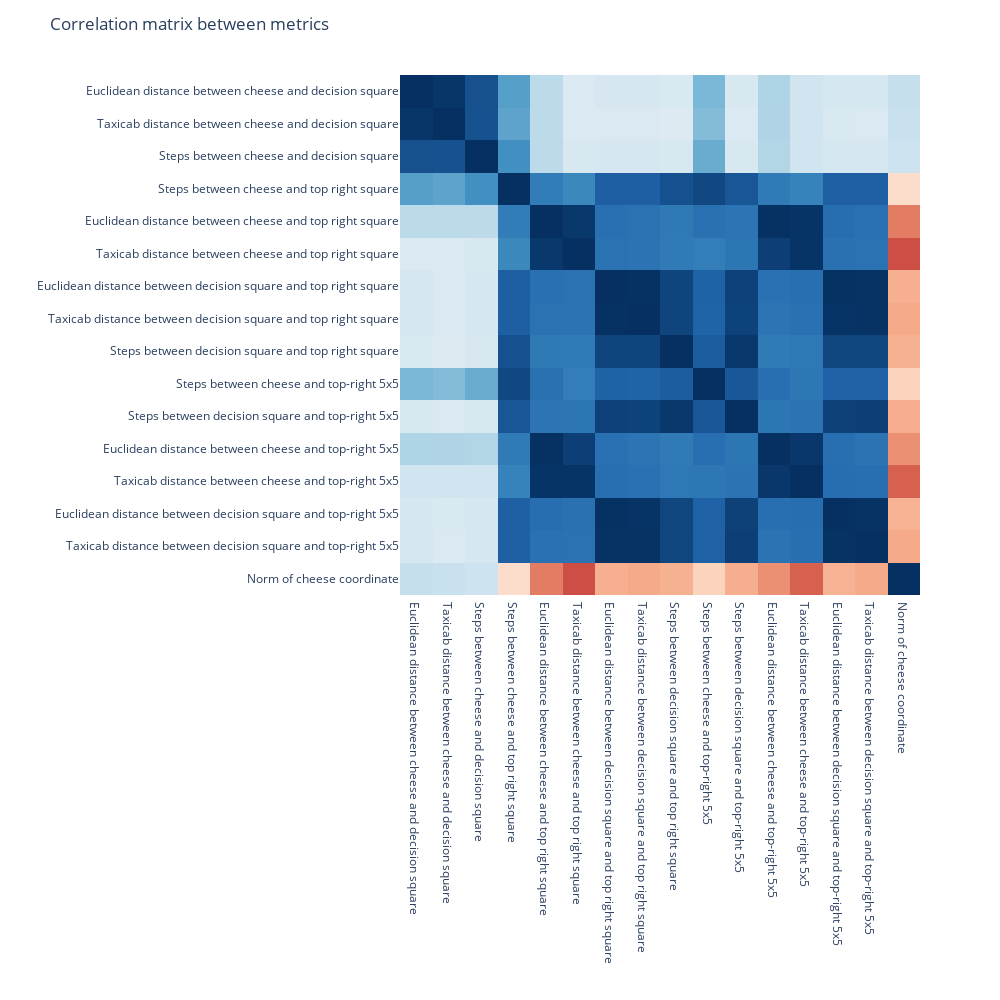

Source (notebook cell):
### Code cell
# Show the correlation matrix in plotly
final_metrics = ["euc_dist_cheese_decision_square"]

correlations = np.zeros((len(recorded_metrics), len(recorded_metrics)))
for i, metric1 in enumerate(recorded_metrics.keys()):
    for j, metric2 in enumerate(recorded_metrics.keys()):
        correlations[i, j] = np.corrcoef(
            recorded_metrics[metric1], recorded_metrics[metric2]
        )[0, 1]

# Show the correlation matrix in plotly, with a colorbar
# On mouse over, show the name of each metric
corrmap = px.imshow(
    correlations,
    labels=dict(x="Metric 1", y="Metric 2", color="Correlation"),
    color_continuous_scale="RdBu",
    zmin=-1,
    zmax=1,
)
# Hover template: show the name of each metric, by looking up its value in the x and y lists
corrmap.update_traces(hovertemplate="(%{x}, %{y}) = %{z:.3f} <extra></extra>")

corrmap.update_layout(title_text="Correlation matrix between metrics")
# Don't show numbers over each cell
corrmap.update_traces(text=None)
# Show x and y axis labels
corrmap.update_xaxes(
    ticktext=list(map(english_attr, recorded_metrics.keys())),
    tickvals=list(range(len(recorded_metrics.keys()))),
)

corrmap.update_yaxes(
    ticktext=list(map(english_attr, recorded_metrics.keys())),
    tickvals=list(range(len(recorded_metrics.keys()))),
)

# Hide x and y axis titles
corrmap.update_xaxes(title_text="")
corrmap.update_yaxes(title_text="")

# Hide the color bar
corrmap.update_layout(coloraxis_showscale=False)

# Make size of plot a bit bigger
corrmap.update_layout(width=1000, height=1000)
corrmap.show()

### Figure 1 — Plotly figure (JSON) as saved in the notebook; plotly's stock layout.template omitted (floating-point values rounded to 4 significant figures; data arrays with more than 128 entries replaced by an {"elided": "..."} marker saying what was removed)
{"data": [{"coloraxis": "coloraxis", "name": "0", "z": {"elided": "16x16 float values"}, "type": "heatmap", "xaxis": "x", "yaxis": "y", "hovertemplate": "(%{x}, %{y}) = %{z:.3f} <extra></extra>"}], "layout": {"xaxis": {"anchor": "y", "domain": [0.0, 1.0], "scaleanchor": "y", "constrain": "domain", "title": {"text": ""}, "ticktext": ["Euclidean distance between cheese and decision square", "Taxicab distance between cheese and decision square", "Steps between cheese and decision square", "Steps between cheese and top right square", "Euclidean distance between cheese and top right square", "Taxicab distance between cheese and top right square", "Euclidean distance between decision square and top right square", "Taxicab distance between decision square and top right square", "Steps between decision square and top right square", "Steps between cheese and top-right 5x5", "Steps between decision square and top-right 5x5", "Euclidean distance between cheese and top-right 5x5", "Taxicab distance between cheese and top-right 5x5", "Euclidean distance between decision square and top-right 5x5", "Taxicab distance between decision square and top-right 5x5", "Norm of cheese coordinate"], "tickvals": [0, 1, 2, 3, 4, 5, 6, 7, 8, 9, 10, 11, 12, 13, 14, 15]}, "yaxis": {"anchor": "x", "domain": [0.0, 1.0], "autorange": "reversed", "constrain": "domain", "title": {"text": ""}, "ticktext": ["Euclidean distance between cheese and decision square", "Taxicab distance between cheese and decision square", "Steps between cheese and decision square", "Steps between cheese and top right square", "Euclidean distance between cheese and top right square", "Taxicab distance between cheese and top right square", "Euclidean distance between decision square and top right square", "Taxicab distance between decision square and top right square", "Steps between decision square and top right square", "Steps between cheese and top-right 5x5", "Steps between decision square and top-right 5x5", "Euclidean distance between cheese and top-right 5x5", "Taxicab distance between cheese and top-right 5x5", "Euclidean distance between decision square and top-right 5x5", "Taxicab distance between decision square and top-right 5x5", "Norm of cheese coordinate"], "tickvals": [0, 1, 2, 3, 4, 5, 6, 7, 8, 9, 10, 11, 12, 13, 14, 15]}, "coloraxis": {"colorbar": {"title": {"text": "Correlation"}}, "colorscale": [[0.0, "rgb(103,0,31)"], [0.1, "rgb(178,24,43)"], [0.2, "rgb(214,96,77)"], [0.3, "rgb(244,165,130)"], [0.4, "rgb(253,219,199)"], [0.5, "rgb(247,247,247)"], [0.6, "rgb(209,229,240)"], [0.7, "rgb(146,197,222)"], [0.8, "rgb(67,147,195)"], [0.9, "rgb(33,102,172)"], [1.0, "rgb(5,48,97)"]], "cmin": -1, "cmax": 1, "showscale": false}, "margin": {"t": 60}, "title": {"text": "Correlation matrix between metrics"}, "width": 1000, "height": 1000}}
